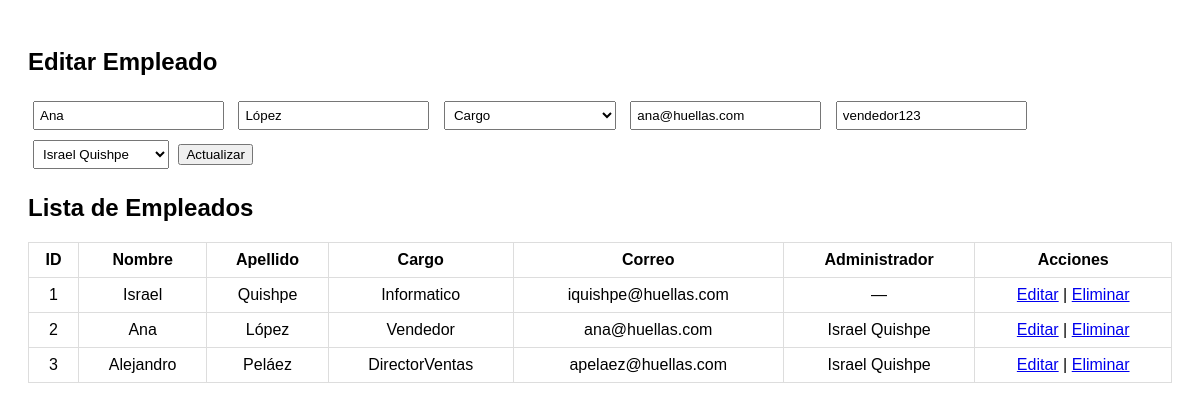
The page /views/listaEmpleados.php?editar=2 on the database its author committed.
### tables this page shows
CREATE TABLE empleados (
  num_empleado int NOT NULL AUTO_INCREMENT,
  nombre varchar(50) DEFAULT NULL,
  apellido varchar(50) DEFAULT NULL,
  cargo varchar(50) DEFAULT NULL,
  correo varchar(50) UNIQUE DEFAULT NULL,
  clave varchar(50) not null,
  administrador int DEFAULT NULL,
  PRIMARY KEY (num_empleado),
  CONSTRAINT empleados_fk2 FOREIGN KEY (administrador) REFERENCES empleados (num_empleado)
);

### views/listaEmpleados.php (the view, shortened to what this page needs)
<?php
include '../conn.php';
$editarEmpleado = null;
if (isset($_GET['editar'])) {
    $id = $_GET['editar'];
    $result = $conn->query("SELECT * FROM empleados WHERE num_empleado = $id");
    $editarEmpleado = $result->fetch_assoc();
}
$empleados = $conn->query("
    SELECT e.*, a.nombre AS admin_nombre, a.apellido AS admin_apellido
    FROM empleados e
    LEFT JOIN empleados a ON e.administrador = a.num_empleado
");
?>
<!DOCTYPE html>
<html lang="es">
<head>
</head>
<body>
    <h2><?php echo $editarEmpleado ? "Editar Empleado" : "Nuevo Empleado"; ?></h2>
    <form method="POST">
        <input type="text" name="nombre" placeholder="Nombre" value="<?= $editarEmpleado['nombre'] ?? '' ?>" required>
        <input type="text" name="apellido" placeholder="Apellido" value="<?= $editarEmpleado['apellido'] ?? '' ?>" required>
        <select name="cargo" placeholder="Cargo" value="<?= $editarEmpleado['cargo'] ?? '' ?>" required>
            <option value="">Cargo</option>
        </select>
        <input type="email" name="correo" placeholder="Correo" value="<?= $editarEmpleado['correo'] ?? '' ?>" required>
        <input type="text" name="clave" placeholder="Clave" value="<?= $editarEmpleado['clave'] ?? '' ?>" required>
        <select name="administrador">
            <?php
            $opciones = $conn->query("SELECT num_empleado, nombre, apellido FROM empleados");
            while ($row = $opciones->fetch_assoc()):
                if ($editarEmpleado && $row['num_empleado'] == $editarEmpleado['num_empleado']) continue;
                $selected = ($editarEmpleado && $editarEmpleado['administrador'] == $row['num_empleado']) ? "selected" : "";
                echo "<option value='{$row['num_empleado']}' $selected>{$row['nombre']} {$row['apellido']}</option>";
            endwhile;
            ?>
        </select>
        <?php if ($editarEmpleado): ?>
            <button type="submit" name="actualizar">Actualizar</button>
        <?php else: ?>
            <button type="submit" name="insertar">Insertar</button>
        <?php endif; ?>
    </form>
    <h2>Lista de Empleados</h2>
    <table>
        <tr>
            <th>ID</th><th>Nombre</th><th>Apellido</th><th>Cargo</th><th>Correo</th><th>Administrador</th><th>Acciones</th>
        </tr>
        <?php while ($emp = $empleados->fetch_assoc()): ?>
            <tr>
                <td><?= $emp['num_empleado'] ?></td>
                <td><?= $emp['nombre'] ?></td>
                <td><?= $emp['apellido'] ?></td>
                <td><?= $emp['cargo'] ?></td>
                <td><?= $emp['correo'] ?></td>
                <td><?= $emp['admin_nombre'] ? $emp['admin_nombre'] . ' ' . $emp['admin_apellido'] : '—' ?></td>
                <td>
                    <a href="?editar=<?= $emp['num_empleado'] ?>">Editar</a> |
                    <a href="?eliminar=<?= $emp['num_empleado'] ?>" onclick="return confirm('¿Eliminar este empleado?')">Eliminar</a>
                </td>
            </tr>
        <?php endwhile; ?>
    </table>
</body>
</html>

### views/listaEmpleados.php (style rules this page uses)
body { font-family: Arial, sans-serif; padding: 20px; }
table { border-collapse: collapse; width: 100%; margin-top: 20px; }
th, td { border: 1px solid #ddd; padding: 8px; text-align: center; }
form { margin-top: 20px; }
input, select { padding: 5px; margin: 5px; }

### rows shown on the page
empleados: nombre "Ana", apellido "López", correo "ana@huellas.com", clave "vendedor123", num_empleado "2", cargo "Vendedor", administrador.nombre "Israel", administrador.apellido "Quishpe"
empleados: num_empleado "1", nombre "Israel", apellido "Quishpe", cargo "Informatico", correo "iquishpe@huellas.com"
empleados: num_empleado "3", nombre "Alejandro", apellido "Peláez", cargo "DirectorVentas", correo "apelaez@huellas.com", administrador.nombre "Israel", administrador.apellido "Quishpe"

### other values the page prints
form field administrador "Israel Quishpe"
